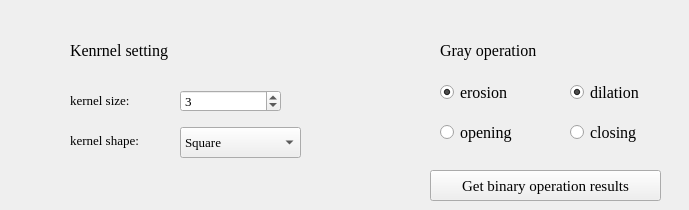
        <widget class="QWidget" name="tab_5">
         <attribute name="title">
          <string>Task 5</string>
         </attribute>
         <widget class="QWidget" name="widget_3" native="true">
          <property name="geometry">
           <rect>
            <x>430</x>
            <y>70</y>
            <width>120</width>
            <height>80</height>
           </rect>
          </property>
          <widget class="QRadioButton" name="grayErosionBtn">
           <property name="geometry">
            <rect>
             <x>10</x>
             <y>10</y>
             <width>115</width>
             <height>25</height>
            </rect>
           </property>
           <property name="font">
            <font>
             <family>Times New Roman</family>
             <pointsize>12</pointsize>
            </font>
           </property>
           <property name="text">
            <string>erosion</string>
           </property>
           <property name="checked">
            <bool>true</bool>
           </property>
           <property name="autoRepeat">
            <bool>false</bool>
           </property>
           <property name="autoExclusive">
            <bool>true</bool>
           </property>
          </widget>
          <widget class="QRadioButton" name="grayOpenBtn">
           <property name="geometry">
            <rect>
             <x>10</x>
             <y>50</y>
             <width>115</width>
             <height>25</height>
            </rect>
           </property>
           <property name="font">
            <font>
             <family>Times New Roman</family>
             <pointsize>12</pointsize>
            </font>
           </property>
           <property name="text">
            <string>opening</string>
           </property>
           <property name="checked">
            <bool>false</bool>
           </property>
           <property name="autoRepeat">
            <bool>false</bool>
           </property>
           <property name="autoExclusive">
            <bool>true</bool>
           </property>
          </widget>
         </widget>
         <widget class="QSpinBox" name="graySEsizeSpin">
          <property name="geometry">
           <rect>
            <x>180</x>
            <y>90</y>
            <width>101</width>
            <height>22</height>
           </rect>
          </property>
          <property name="font">
           <font>
            <family>Times New Roman</family>
            <pointsize>10</pointsize>
           </font>
          </property>
          <property name="minimum">
           <number>1</number>
          </property>
          <property name="maximum">
           <number>1000</number>
          </property>
          <property name="singleStep">
           <number>2</number>
          </property>
          <property name="value">
           <number>3</number>
          </property>
         </widget>
         <widget class="QLabel" name="label_13">
          <property name="geometry">
           <rect>
            <x>70</x>
            <y>80</y>
            <width>201</width>
            <height>41</height>
           </rect>
          </property>
          <property name="font">
           <font>
            <family>Times New Roman</family>
            <pointsize>10</pointsize>
           </font>
          </property>
          <property name="text">
           <string>kernel size:</string>
          </property>
         </widget>
         <widget class="QLabel" name="label_14">
          <property name="geometry">
           <rect>
            <x>440</x>
            <y>30</y>
            <width>201</width>
            <height>41</height>
           </rect>
          </property>
          <property name="font">
           <font>
            <family>Times New Roman</family>
            <pointsize>12</pointsize>
           </font>
          </property>
          <property name="text">
           <string>Gray operation</string>
          </property>
         </widget>
         <widget class="QLabel" name="label_15">
          <property name="geometry">
           <rect>
            <x>70</x>
            <y>120</y>
            <width>201</width>
            <height>41</height>
           </rect>
          </property>
          <property name="font">
           <font>
            <family>Times New Roman</family>
            <pointsize>10</pointsize>
           </font>
          </property>
          <property name="text">
           <string>kernel shape:</string>
          </property>
         </widget>
         <widget class="QWidget" name="widget_4" native="true">
          <property name="geometry">
           <rect>
            <x>560</x>
            <y>70</y>
            <width>120</width>
            <height>80</height>
           </rect>
          </property>
          <widget class="QRadioButton" name="grayDilationBtn">
           <property name="geometry">
            <rect>
             <x>10</x>
             <y>10</y>
             <width>115</width>
             <height>25</height>
            </rect>
           </property>
           <property name="font">
            <font>
             <family>Times New Roman</family>
             <pointsize>12</pointsize>
            </font>
           </property>
           <property name="text">
            <string>dilation</string>
           </property>
           <property name="checked">
            <bool>true</bool>
           </property>
          </widget>
          <widget class="QRadioButton" name="grayCloseBtn">
           <property name="geometry">
            <rect>
             <x>10</x>
             <y>50</y>
             <width>115</width>
             <height>25</height>
            </rect>
           </property>
           <property name="font">
            <font>
             <family>Times New Roman</family>
             <pointsize>12</pointsize>
            </font>
           </property>
           <property name="text">
            <string>closing</string>
           </property>
          </widget>
         </widget>
         <widget class="QPushButton" name="grayOperationBtn">
          <property name="geometry">
           <rect>
            <x>430</x>
            <y>170</y>
            <width>231</width>
            <height>31</height>
           </rect>
          </property>
          <property name="font">
           <font>
            <family>Times New Roman</family>
            <pointsize>11</pointsize>
           </font>
          </property>
          <property name="text">
           <string>Get binary operation results</string>
          </property>
         </widget>
         <widget class="QLabel" name="label_16">
          <property name="geometry">
           <rect>
            <x>70</x>
            <y>30</y>
            <width>201</width>
            <height>41</height>
           </rect>
          </property>
          <property name="font">
           <font>
            <family>Times New Roman</family>
            <pointsize>12</pointsize>
           </font>
          </property>
          <property name="text">
           <string>Kenrnel setting</string>
          </property>
         </widget>
         <widget class="QComboBox" name="graySEshapeCombo">
          <property name="geometry">
           <rect>
            <x>180</x>
            <y>127</y>
            <width>121</width>
            <height>31</height>
           </rect>
          </property>
          <property name="font">
           <font>
            <family>Times New Roman</family>
            <pointsize>10</pointsize>
           </font>
          </property>
          <property name="currentText">
           <string>Square</string>
          </property>
          <property name="currentIndex">
           <number>0</number>
          </property>
          <item>
           <property name="text">
            <string>Square</string>
           </property>
          </item>
          <item>
           <property name="text">
            <string>Cross</string>
           </property>
          </item>
          <item>
           <property name="text">
            <string>Disc</string>
           </property>
          </item>
          <item>
           <property name="text">
            <string>User custom</string>
           </property>
          </item>
         </widget>
        </widget>
